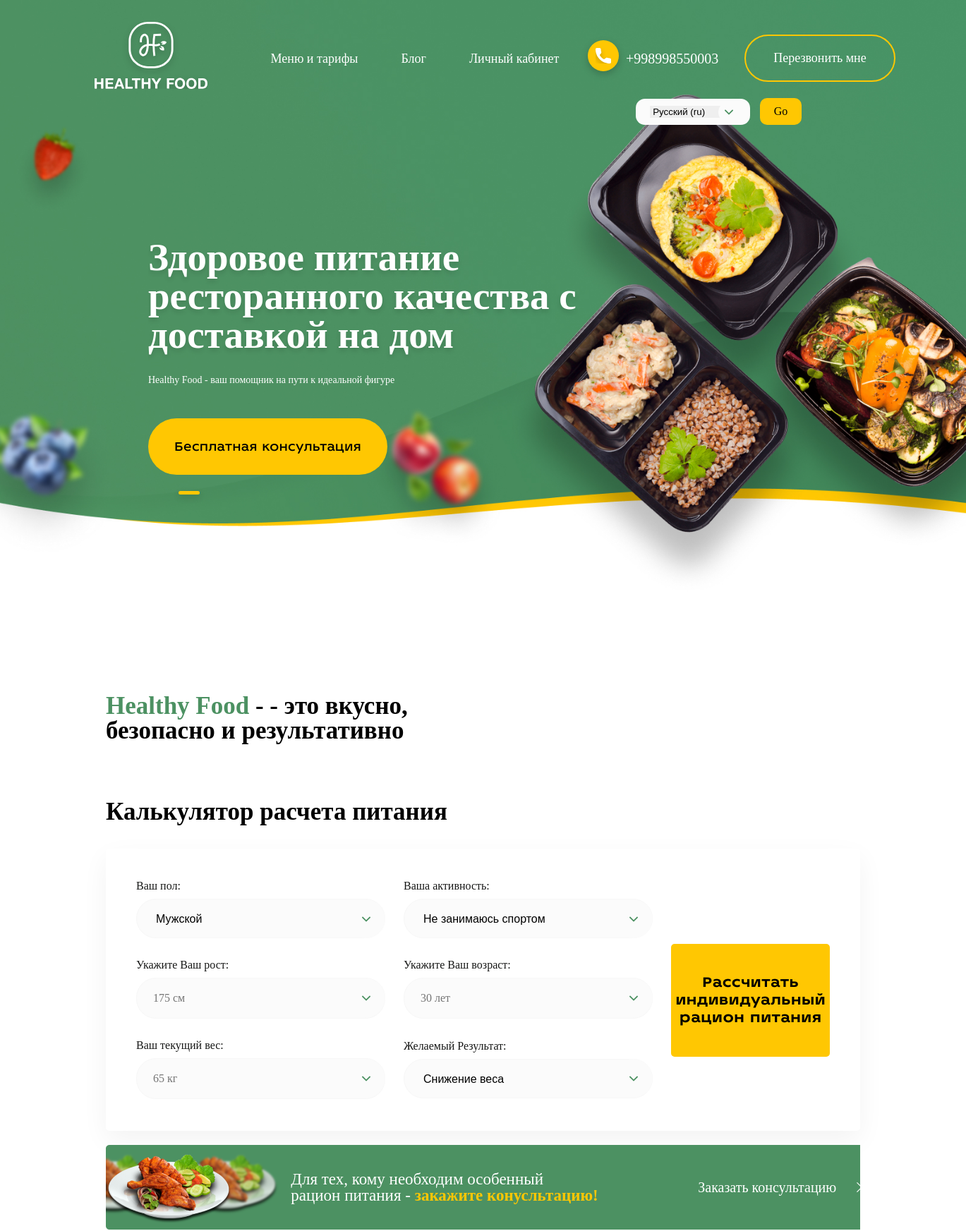
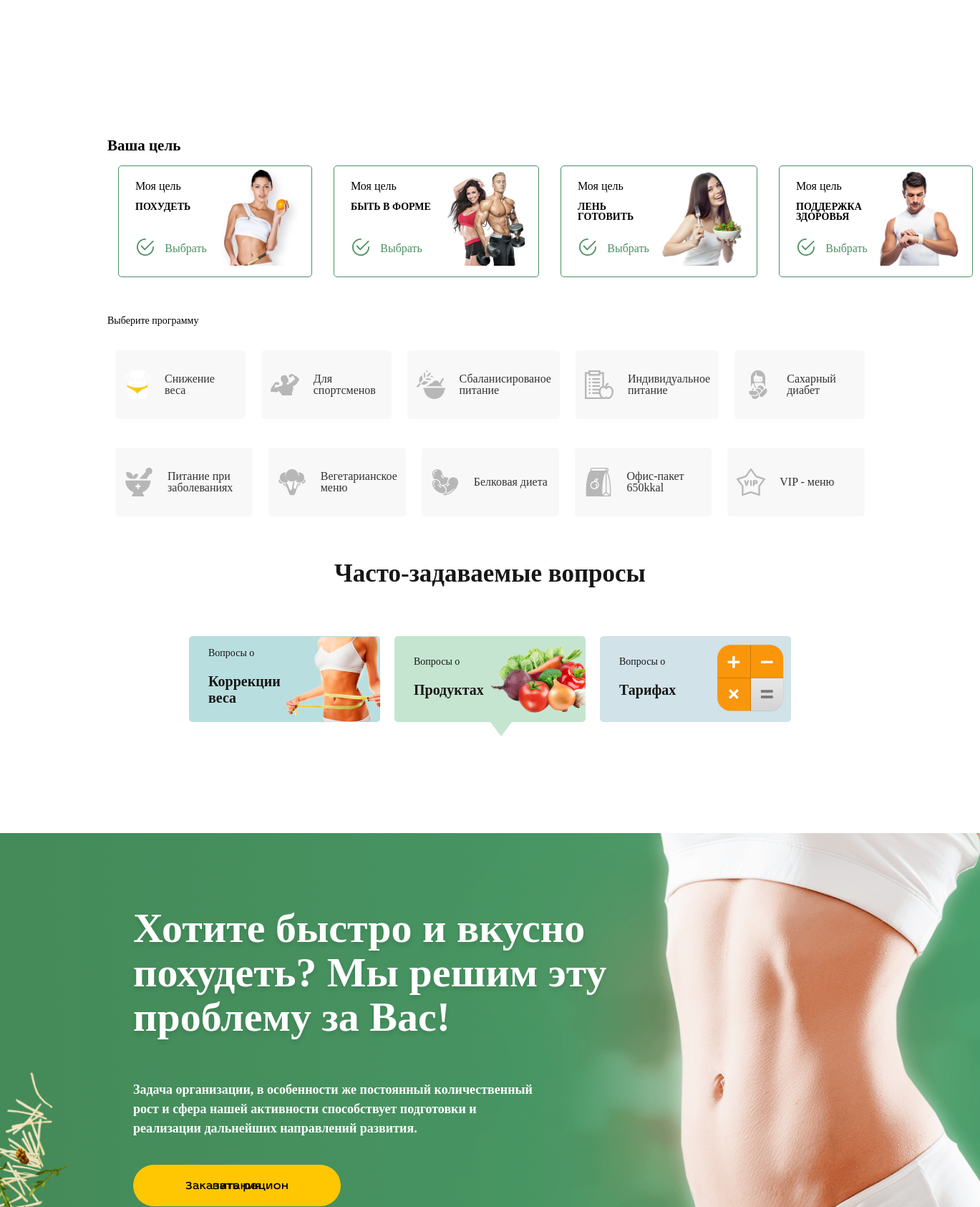
The page / (upper part) on the database its author committed (2 pictures, top to bottom).
### healthyfood/apps/main_page/models.py (models this page shows, shortened)
class HeaderSlider(models.Model):
    slider_header= models.CharField(("Обозначение о чем этот слайд"), max_length=50, null = True, blank = True)
    main_text = models.CharField(("Главный текст слайдера"), max_length=300)
    small_text = models.CharField(("Маленький текст слайдера"), max_length=200, null = True, blank = True)
    button = models.CharField( ("Текст кнопки"), max_length=50, null = True, blank = True)
    class Meta:
        db_table = ''
        managed = True
        verbose_name = 'Слайд хедера'
        verbose_name_plural = 'Слайды хедера'

class PageHeaders(models.Model):
    class Meta:
        db_table = ''
        managed = True
        verbose_name = 'Заголовоки страницы'
        verbose_name_plural = 'Заголовки страницы'
    anons_header = models.CharField(("Заголовок анонса"), max_length=100)
    anons_header_bold = models.CharField(("Выделенный текст заголовка анонса"), max_length=50, null = True, blank = True)
    calculator_header = models.CharField(("Заголовок калькулятора"), max_length=100)
    menu_header = models.CharField(("Заголовок меню"), max_length=100)
    menu_smalltext = models.CharField(("маленький текст в меню"), max_length=200)
    buy_header = models.CharField(("Заголовок 'Закажи сейчас' "), max_length=100)
    reviews_header = models.CharField(("Заголовок отзывов"), max_length=100)
    questions_header = models.CharField(("Заголовок вопросов"), max_length=100)

class ProgrammsBig(models.Model):
    class Meta:
        db_table = ''
        managed = True
        verbose_name = 'Большой блок '
        verbose_name_plural = 'Большие блоки'
    big_text = models.CharField(("Название блока"), max_length=50)
    big_img = models.FileField(("Картинка блока"), upload_to='img')

class ProgrammsSmall(models.Model):
    class Meta:
        db_table = ''
        managed = True
        verbose_name = 'Маленький блок '
        verbose_name_plural = 'Маленькие блоки'
    name = models.CharField(("Название маленького блока"), max_length=50)
    small_img = models.FileField(("Картинка блока"), upload_to='img')
    cat = models.IntegerField(("Номер блока"))
    slug = models.SlugField(("Короткая ссылка категории меню"))

### healthyfood/apps/main_page/views.py (the view)
# urls.py: path('', views.Base.as_view(), name = 'headers'),
class Base(CartMixin, View):
    def get(self, request):
        headers = PageHeaders.objects.all()
        header_slider = HeaderSlider.objects.all()
        page_slider = PageSlider.objects.all()
        programms_big = ProgrammsBig.objects.all()
        programms_small = ProgrammsSmall.objects.all()
        reviews = Reviews.objects.all()
        reviews_count = reviews.count()
        questions = QuestionsAnswers.objects.all()
        days  = Days.objects.all()
        categories = MenuCategory.objects.all()
        menu = Menu.objects.all()
        short_slugs = categories.distinct().values('short_slug', 'full_slug', 'gramm')
        slugs = short_slugs.values('short_slug')
        healthy = short_slugs.filter(short_slug='healthy')
        return render(request, 'main_page/page.html',{
        "headers": headers,
        'header_slider': header_slider,
        'page_slider': page_slider,
        'programms_big': programms_big,
        'programms_small': programms_small,
        'reviews': reviews,
        "reviews_count" : reviews_count,
        'questions': questions,
        'days': days,
        'categories' :categories,
        'cart': self.cart,
        'menu': menu,
        'short_slugs':short_slugs,
        'healthy': healthy,
        'slugs':slugs,
        })

### healthyfood/apps/main_page/mixins.py (called while the page is built)
    def dispatch(self, request, *args, **kwargs):
        if request.user.is_authenticated:
            customer = Customer.objects.filter(user=request.user).first()
            if not customer:
                customer = Customer.objects.create(
                    user = request.user
                )
            cart = Cart.objects.filter(owner=customer, in_order=False).first()
            if not cart:
                cart = Cart.objects.create(owner=customer)
        else:
            cart=Cart.objects.filter(for_anonymous_user=True).first()
            if not cart:
                cart = Cart.objects.create(for_anonymous_user=True)
        self.cart = cart
        return super().dispatch(request, *args, **kwargs)

### healthyfood/templates/main_page/page.html (shortened to what this page needs)
{% extends "base.html" %}
{% load static %}
{% load i18n  %}
{% block content %}
<div class="page">
    <div class="slider">
        <div class="slider__header">
                <h2>
                    {% for a in headers  %}
                    <b>{{a.anons_header_bold}}</b> - {{a.anons_header}}
                    {% endfor %}
                </h2>
        </div>
    </div>
    </div>
<div class="calculate" id="calculator">
    <h3 class="calculate__header">{% for a in headers %}
      {{a.calculator_header}}
    {% endfor %}</h3>
    <form action="{% url 'filter' %}" method="GET" >
        <div class="calculate__box">
            <div class="calculate__box__item first">
                <div class="calculate__box__block calculate__box__block__1">
                    <label for="" class="discription">{% trans 'Ваш пол' %}:</label>
                    <select  id="gender" required class="input">
                        <option value="mail" selected='selected'>{% trans 'Мужской' %}</option>
                    </select>
                </div>
                <div class="calculate__box__block calculate__box__block__2">
                    <label for="" class="discription">{% trans 'Ваша активность' %}:</label>
                    <select   id="activity" required class="input">
                        <option value="1.2">{% trans 'Не занимаюсь спортом' %}</option>
                    </select>
                </div>
                <div class="calculate__box__block calculate__box__block__3">
                    <label for="" class="discription">{% trans 'Укажите Ваш рост' %}:</label>
                    <input type="text" placeholder="175 см" pattern="[0-9]{3}" required class="input" id="height">
                </div>
                <div class="calculate__box__block calculate__box__block__4">
                    <label for="" class="discription">{% trans 'Укажите Ваш возраст' %}:</label>
                    <input type="text" placeholder="30 лет" pattern="[0-9]{1,3}" required class="input" id="age">
                </div>
                <div class="calculate__box__block calculate__box__block__5">
                    <label for="" class="discription">{% trans 'Ваш текущий вес' %}:</label>
                    <input type="text" placeholder="65 кг" pattern="[0-9]{1,4}" required class="input" id="weight">
                </div>
                <div class="calculate__box__block calculate__box__block__6">
                    <label for="" class="discription">{% trans 'Желаемый Результат' %}:</label>
                    <select  id="need_weight" required class="input">
                        <option value="lose_weight">{% trans 'Снижение веса' %}</option>
                    </select>
                </div>
            </div>
            <div class="calculate__box__item second">
                <div class="calculate__box__block calculate__box__block__7">
                    <button class="calculate__box__block__button" id="submit__button">
                        {% trans  'Рассчитать индивидуальный рацион питания' %}
                    </button>
                </div>
            </div>
        </div>
    </form>
    <div class="calculate__consultation">
        <p class="calculate__consultation__description">
            {% trans 'Для тех, кому необходим особенный<br> рацион питания - <b>закажите конусльтацию!</b>' %}
        </p>
        <a id="popup" href="#popup" class="calculate__consultation__buy popup-link">{% trans 'Заказать консультацию' %}</a>
    </div>
</div>
<div class="programms" id="programms">
    <h2 class="programms__purpose">{% trans 'Ваша цель' %}</h2>
    <div class="programms__big">
        {% if programms_big %}
            {% for a in programms_big %}
            <div class="programms__big__block" id = 'big__block-{{a.id}}'>
                <div class="programms__big__block__item">
                    <span class="programms__big__block__item__purpose">{% trans 'Моя цель' %}</span>
                        <p class="programms__big__block__item__discription">{{a.big_text}} </p>
                    <p class="programms__big__block__item__choose">{% trans  'Выбрать' %}</p>
                </div>
                <div class="programms__big__block__item image">
                    <img src="{{a.big_img.url}}" alt="" class="programms__big__block__item__img">
                </div>
            </div>
            {% endfor %}
        {% endif %}
    </div>
    <p class="programms__choise">{% trans 'Выберите программу' %}</p>
    <div class="programms__small">
        {% for a in programms_small  %}
            <div class="programms__small__items " id = 'small__block-{{a.cat}}' data-slug="{{a.slug}}">
                <img src="{{a.small_img.url}}" alt="" class="programms__small__items__ico">
                <span class="programms__small__items__discription">{{a.name}} </span>
            </div>
        {% endfor %}
    </div>
</div>
<div class="questions">
<h1 class="questions__header">{% trans 'Часто-задаваемые вопросы' %}</h1>
<div class="questions__section">
    <div class="questions__section__item " data-filter="weight">
        <div class="questions__section__item__block">
            <p class="questions__section__item__block__about">{% trans 'Вопросы о' %}</p>
            <h3 class="questions__section__item__block__name">{% trans 'Коррекции веса' %}</h3>
        </div>
        <div class="questions__section__item__block">
            <img src="{% static '/images/section-girl.png' %}" alt="">
        </div>
    </div>
    <div class="questions__section__item active" data-filter="products">
        <div class="questions__section__item__block" >
            <p class="questions__section__item__block__about">{% trans 'Вопросы о' %}</p>
            <h3 class="questions__section__item__block__name">{% trans 'Продуктах' %}</h3>
        </div>
        <div class="questions__answers__item__block">
            <img src="{% static '/images/ovoshhi.png' %}" alt="">
        </div>
    </div>
    <div class="questions__section__item " data-filter="tarifs">
        <div class="questions__section__item__block">
            <p class="questions__section__item__block__about">{% trans 'Вопросы о' %}</p>
            <h3 class="questions__section__item__block__name">{% trans 'Тарифах' %}</h3>
        </div>
        <div class="questions__answers__item__block">
            <img src="{% static '/images/Calculator.png' %}" alt="">
        </div>
    </div>
</div>
</div>
<div class="about">
    <h1 class="about__header">{% trans 'Хотите быстро и вкусно похудеть? Мы решим эту проблему за Вас!' %}</h1>
    <p class="about__description">{% trans 'Задача организации, в особенности же постоянный количественный рост и сфера нашей активности способствует подготовки и реализации дальнейших направлений развития.' %}</p>
    <a href="#programms"><button class="about__button">{% trans 'Заказать рацион питания' %}</button></a>
</div>
{% endblock content %}

### healthyfood/templates/include/header_slider.html
{% load static %}
{% load i18n %}
<div class="container">
    {% if header_slider%}
<div class="header__slider" id="slider-1">
     {% for a in header_slider%}
     <div class="header__slider__item">
        <h3>{{a.main_text}}</h3>
        {% if a.small_text %}
            <p>{{a.small_text}}</p>
        {% endif %}
        {% if a.button %}
            <a href="#popup" class="popup-link">
                <button class="header__slider__item__button"> {{a.button}} </button>
            </a>
        {% endif %}
    </div>
     {%endfor%}
</div>
 {% endif %}
</div>
</div>

### rows shown on the page
HeaderSlider: main_text "Здоровое питание ресторанного качества с доставкой на дом", small_text "Healthy Food - ваш помощник на пути к идеальной фигуре", button "Бесплатная консультация"
PageHeaders: anons_header_bold "Healthy Food", anons_header "- это вкусно, безопасно и результативно", calculator_header "Калькулятор расчета питания"
ProgrammsBig: big_text "ПОХУДЕТЬ", big_img (picture)
ProgrammsBig: big_text "БЫТЬ В ФОРМЕ", big_img (picture)
ProgrammsBig: big_text "ЛЕНЬ ГОТОВИТЬ", big_img (picture)
ProgrammsBig: big_text "ПОДДЕРЖКА ЗДОРОВЬЯ", big_img (picture)
ProgrammsSmall: small_img (picture), name "Снижение веса"
ProgrammsSmall: small_img (picture), name "Для спортсменов"
ProgrammsSmall: small_img (picture), name "Сбаланисированое питание"
ProgrammsSmall: small_img (picture), name "Индивидуальное питание"
ProgrammsSmall: small_img (picture), name "Сахарный диабет"
ProgrammsSmall: small_img (picture), name "Питание при заболеваниях"
ProgrammsSmall: small_img (picture), name "Вегетарианское меню"
ProgrammsSmall: small_img (picture), name "Белковая диета"
ProgrammsSmall: small_img (picture), name "Офис-пакет 650kkal"
ProgrammsSmall: small_img (picture), name "VIP - меню"

### other values the page prints
form field language "Русский (ru)"
